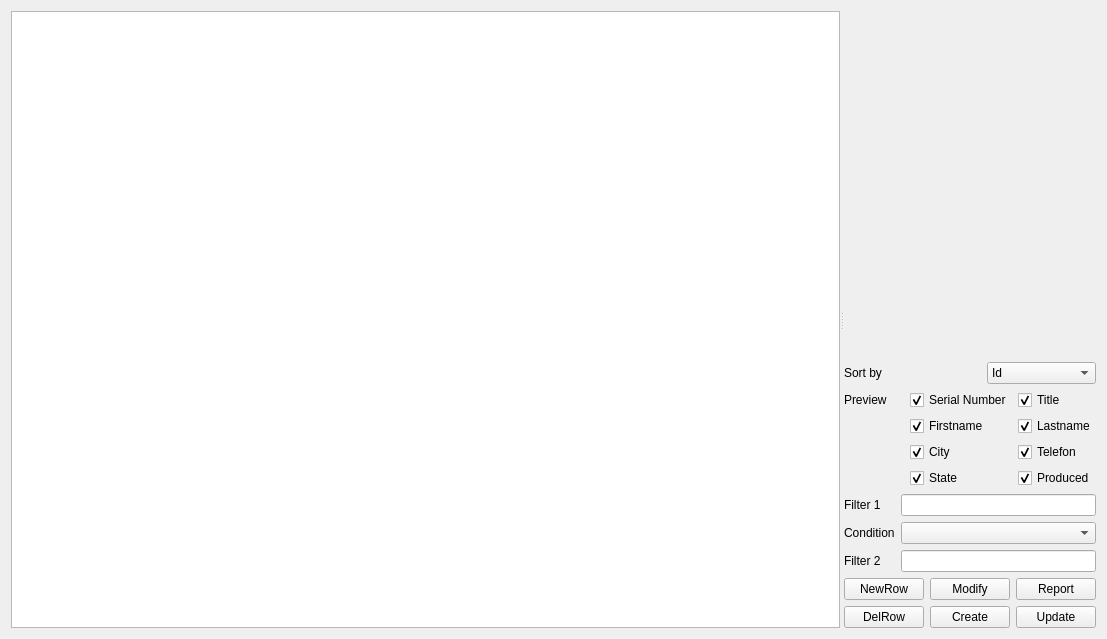
<?xml version="1.0" encoding="UTF-8"?>
<ui version="4.0">
 <class>DeviceBrowser</class>
 <widget class="QWidget" name="DeviceBrowser">
  <property name="geometry">
   <rect>
    <x>0</x>
    <y>0</y>
    <width>1107</width>
    <height>639</height>
   </rect>
  </property>
  <property name="windowTitle">
   <string>Qt SQL Browser</string>
  </property>
  <layout class="QVBoxLayout" name="verticalLayout_2">
   <item>
    <widget class="QSplitter" name="splitter">
     <property name="orientation">
      <enum>Qt::Horizontal</enum>
     </property>
     <widget class="QTableView" name="table">
      <property name="sizePolicy">
       <sizepolicy hsizetype="Expanding" vsizetype="Expanding">
        <horstretch>2</horstretch>
        <verstretch>0</verstretch>
       </sizepolicy>
      </property>
      <property name="contextMenuPolicy">
       <enum>Qt::ActionsContextMenu</enum>
      </property>
      <property name="selectionBehavior">
       <enum>QAbstractItemView::SelectRows</enum>
      </property>
     </widget>
     <widget class="QWidget" name="layoutWidget">
      <layout class="QVBoxLayout" name="verticalLayout">
       <item>
        <spacer name="verticalSpacer">
         <property name="orientation">
          <enum>Qt::Vertical</enum>
         </property>
         <property name="sizeHint" stdset="0">
          <size>
           <width>20</width>
           <height>40</height>
          </size>
         </property>
        </spacer>
       </item>
       <item>
        <layout class="QHBoxLayout" name="horizontalLayout">
         <item>
          <widget class="QLabel" name="OrderLabel">
           <property name="text">
            <string>Sort by</string>
           </property>
          </widget>
         </item>
         <item>
          <spacer name="horizontalSpacer">
           <property name="orientation">
            <enum>Qt::Horizontal</enum>
           </property>
           <property name="sizeHint" stdset="0">
            <size>
             <width>40</width>
             <height>20</height>
            </size>
           </property>
          </spacer>
         </item>
         <item>
          <widget class="QComboBox" name="OrderBox">
           <item>
            <property name="text">
             <string>Id</string>
            </property>
           </item>
           <item>
            <property name="text">
             <string>Serial Number</string>
            </property>
           </item>
           <item>
            <property name="text">
             <string>Title</string>
            </property>
           </item>
           <item>
            <property name="text">
             <string>Produced</string>
            </property>
           </item>
           <item>
            <property name="text">
             <string>State</string>
            </property>
           </item>
           <item>
            <property name="text">
             <string>Firstname</string>
            </property>
           </item>
           <item>
            <property name="text">
             <string>Lastname</string>
            </property>
           </item>
           <item>
            <property name="text">
             <string>City</string>
            </property>
           </item>
           <item>
            <property name="text">
             <string>Telefon</string>
            </property>
           </item>
          </widget>
         </item>
        </layout>
       </item>
       <item>
        <layout class="QGridLayout" name="gridLayout_2">
         <item row="0" column="0">
          <widget class="QLabel" name="PreviewLabel">
           <property name="text">
            <string>Preview</string>
           </property>
          </widget>
         </item>
         <item row="0" column="1">
          <widget class="QCheckBox" name="SerNumCB">
           <property name="text">
            <string>Serial Number</string>
           </property>
           <property name="checked">
            <bool>true</bool>
           </property>
          </widget>
         </item>
         <item row="0" column="2">
          <widget class="QCheckBox" name="TitleCB">
           <property name="text">
            <string>Title</string>
           </property>
           <property name="checked">
            <bool>true</bool>
           </property>
          </widget>
         </item>
         <item row="1" column="1">
          <widget class="QCheckBox" name="FirstnameCB">
           <property name="text">
            <string>Firstname</string>
           </property>
           <property name="checked">
            <bool>true</bool>
           </property>
          </widget>
         </item>
         <item row="1" column="2">
          <widget class="QCheckBox" name="LastnameCB">
           <property name="text">
            <string>Lastname</string>
           </property>
           <property name="checked">
            <bool>true</bool>
           </property>
          </widget>
         </item>
         <item row="2" column="1">
          <widget class="QCheckBox" name="CityCB">
           <property name="text">
            <string>City</string>
           </property>
           <property name="checked">
            <bool>true</bool>
           </property>
          </widget>
         </item>
         <item row="2" column="2">
          <widget class="QCheckBox" name="TelefonCB">
           <property name="text">
            <string>Telefon</string>
           </property>
           <property name="checked">
            <bool>true</bool>
           </property>
          </widget>
         </item>
         <item row="3" column="1">
          <widget class="QCheckBox" name="StateCB">
           <property name="text">
            <string>State</string>
           </property>
           <property name="checked">
            <bool>true</bool>
           </property>
          </widget>
         </item>
         <item row="3" column="2">
          <widget class="QCheckBox" name="ProducedCB">
           <property name="text">
            <string>Produced</string>
           </property>
           <property name="checked">
            <bool>true</bool>
           </property>
          </widget>
         </item>
        </layout>
       </item>
       <item>
        <layout class="QFormLayout" name="formLayout">
         <item row="0" column="0">
          <widget class="QLabel" name="FilterLabel1">
           <property name="text">
            <string>Filter 1</string>
           </property>
          </widget>
         </item>
         <item row="0" column="1">
          <widget class="QLineEdit" name="FilterLine1"/>
         </item>
         <item row="1" column="0">
          <widget class="QLabel" name="ConditionLabel">
           <property name="text">
            <string>Condition</string>
           </property>
          </widget>
         </item>
         <item row="1" column="1">
          <widget class="QComboBox" name="ConditionBox">
           <item>
            <property name="text">
             <string/>
            </property>
           </item>
           <item>
            <property name="text">
             <string>==</string>
            </property>
           </item>
           <item>
            <property name="text">
             <string>!=</string>
            </property>
           </item>
           <item>
            <property name="text">
             <string>AND</string>
            </property>
           </item>
           <item>
            <property name="text">
             <string>OR</string>
            </property>
           </item>
          </widget>
         </item>
         <item row="2" column="0">
          <widget class="QLabel" name="FilterLabel2">
           <property name="text">
            <string>Filter 2</string>
           </property>
          </widget>
         </item>
         <item row="2" column="1">
          <widget class="QLineEdit" name="FilterLine2"/>
         </item>
        </layout>
       </item>
       <item>
        <layout class="QGridLayout" name="gridLayout">
         <item row="0" column="0">
          <widget class="QPushButton" name="newRowBtn">
           <property name="text">
            <string>NewRow</string>
           </property>
          </widget>
         </item>
         <item row="0" column="1">
          <widget class="QPushButton" name="modifyBtn">
           <property name="text">
            <string>Modify</string>
           </property>
          </widget>
         </item>
         <item row="0" column="2">
          <widget class="QPushButton" name="pushButton_5">
           <property name="text">
            <string>Report</string>
           </property>
          </widget>
         </item>
         <item row="1" column="0">
          <widget class="QPushButton" name="delRowBtn">
           <property name="text">
            <string>DelRow</string>
           </property>
          </widget>
         </item>
         <item row="1" column="1">
          <widget class="QPushButton" name="createBtn">
           <property name="text">
            <string>Create</string>
           </property>
          </widget>
         </item>
         <item row="1" column="2">
          <widget class="QPushButton" name="updateBtn">
           <property name="text">
            <string>Update</string>
           </property>
          </widget>
         </item>
        </layout>
       </item>
      </layout>
     </widget>
    </widget>
   </item>
  </layout>
  <action name="insertRowAction">
   <property name="enabled">
    <bool>false</bool>
   </property>
   <property name="text">
    <string>Добавить запись</string>
   </property>
   <property name="statusTip">
    <string>Inserts a new Row</string>
   </property>
  </action>
  <action name="deleteRowAction">
   <property name="enabled">
    <bool>false</bool>
   </property>
   <property name="text">
    <string>Удалить запись</string>
   </property>
   <property name="statusTip">
    <string>Deletes the current Row</string>
   </property>
  </action>
  <action name="fieldStrategyAction">
   <property name="checkable">
    <bool>true</bool>
   </property>
   <property name="text">
    <string>Submit on &amp;Field Change</string>
   </property>
   <property name="toolTip">
    <string>Commit on Field Change</string>
   </property>
  </action>
  <action name="rowStrategyAction">
   <property name="checkable">
    <bool>true</bool>
   </property>
   <property name="text">
    <string>Submit on &amp;Row Change</string>
   </property>
   <property name="toolTip">
    <string>Commit on Row Change</string>
   </property>
  </action>
  <action name="manualStrategyAction">
   <property name="checkable">
    <bool>true</bool>
   </property>
   <property name="text">
    <string>Submit &amp;Manually</string>
   </property>
   <property name="toolTip">
    <string>Commit Manually</string>
   </property>
  </action>
  <action name="submitAction">
   <property name="text">
    <string>&amp;Submit All</string>
   </property>
   <property name="toolTip">
    <string>Submit Changes</string>
   </property>
  </action>
  <action name="revertAction">
   <property name="text">
    <string>&amp;Revert All</string>
   </property>
   <property name="toolTip">
    <string>Revert</string>
   </property>
  </action>
  <action name="selectAction">
   <property name="text">
    <string>S&amp;elect</string>
   </property>
   <property name="toolTip">
    <string>Refresh Data from Database</string>
   </property>
  </action>
  <action name="editRowAction">
   <property name="text">
    <string>Изменить запись</string>
   </property>
   <property name="toolTip">
    <string>Edit Row</string>
   </property>
  </action>
  <action name="copyRowAction">
   <property name="enabled">
    <bool>false</bool>
   </property>
   <property name="text">
    <string>Копировать вставкой</string>
   </property>
   <property name="toolTip">
    <string>Copy Row</string>
   </property>
   <property name="statusTip">
    <string>Deletes the current Row</string>
   </property>
  </action>
  <action name="updateTableAction">
   <property name="enabled">
    <bool>false</bool>
   </property>
   <property name="text">
    <string>Обновить таблицу</string>
   </property>
   <property name="toolTip">
    <string>Update Table</string>
   </property>
   <property name="statusTip">
    <string>Inserts a new Row</string>
   </property>
  </action>
 </widget>
 <tabstops>
  <tabstop>table</tabstop>
 </tabstops>
 <resources/>
 <connections/>
</ui>
